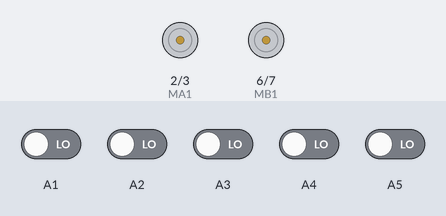
A sketch run on a simulated Arduino Uno, built with avr-gcc and run on an emulated ATmega328P. On the bench: motor-driver pin pairs drawn as motors (green arrow = first pin HIGH = forward, orange = second pin HIGH = backward, longer = more drive, scaled by the enable pin). The inputs (shaded band) are chosen by the test bench; at power-on: A1–5 LOW.

Above: at 2.8 s.
2.9 s: A1 driven HIGH
At 3.6 s:
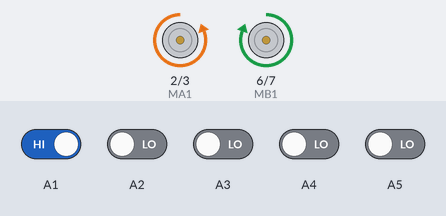
4.5 s: A1 driven LOW
At 6.7 s:
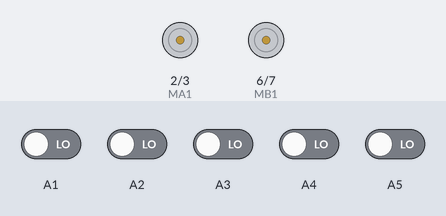
7.0 s: A3 driven HIGH
At 8.3 s:
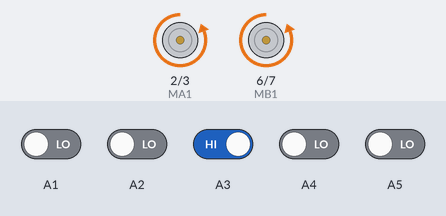
9.0 s: A4 driven HIGH
At 9.4 s:
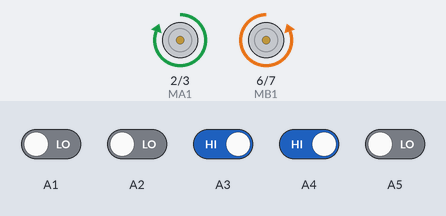
10.5 s: A4 driven LOW
At 11.8 s:
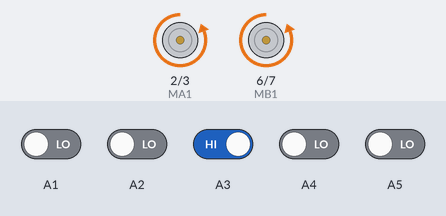
Timing chart, 0 to 13.0 s (numbered marks = the images above; inputs shaded):
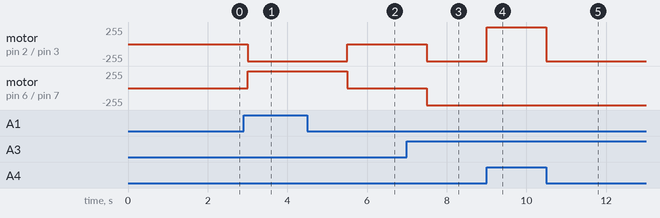

Measured:
- after the input at 2.9 s, motor on pin 2 (MA1) / pin 3 (MA2): stopped → backward 255/255 after 0.10 s; motor on pin 6 (MB1) / pin 7 (MB2): stopped → forward 255/255 after 0.10 s
- after the input at 4.5 s, motor on pin 2 (MA1) / pin 3 (MA2): backward 255/255 → stopped after 1.0 s; motor on pin 6 (MB1) / pin 7 (MB2): forward 255/255 → stopped after 1.0 s
- after the input at 7.0 s, motor on pin 2 (MA1) / pin 3 (MA2), motor on pin 6 (MB1) / pin 7 (MB2): stopped → backward 255/255 after 0.50 s
- after the input at 9.0 s, motor on pin 2 (MA1) / pin 3 (MA2): backward 255/255 → forward 255/255 at once
- after the input at 10.5 s, motor on pin 2 (MA1) / pin 3 (MA2): forward 255/255 → backward 255/255 at once

The sketch:

LineFollowerRobot.ino
```cpp
// LINE FOLLOWER ROBOT PROGRAM
// By: Shubham Kumar

int S1=0,S2=0,S3=0,S4=0,S5=0;
char mem;
void setup() {
pinMode(A1,INPUT);
pinMode(A2,INPUT);
pinMode(A3,INPUT);
pinMode(A4,INPUT);
pinMode(A5,INPUT);

//RIGHT Wheel
pinMode(2,OUTPUT);//MA1
pinMode(3,OUTPUT);//MA2
pinMode(9,OUTPUT);//ENA
//LEFT Wheel
pinMode(6,OUTPUT);//MB1
pinMode(7,OUTPUT);//MB2
pinMode(10,OUTPUT);//ENB
}

void loop() {
  S1=digitalRead(A1);
  S2=digitalRead(A2);
  S3=digitalRead(A3);
  S4=digitalRead(A4);
  S5=digitalRead(A5);


    if(S1+S2+S3+S4+S5==5)
    {
      if(mem='l')//last seen by Left sensor
      {//spin left
    //left wheel back
      analogWrite(10,255);
      digitalWrite(6,1);
      digitalWrite(7,0);
    //right wheel forward
      analogWrite(9,255);
      digitalWrite(2,0);
      digitalWrite(3,1);
        }
        else if(mem='r')//last seen by Right sensor
        {//spin right
    //left wheel forward
         analogWrite(10,255);
         digitalWrite(6,0);
         digitalWrite(7,1);
    //right wheel back
          analogWrite(9,255);
          digitalWrite(2,1);
          digitalWrite(3,0);
          }
      }

     else if(S1+S2+S3+S4==4)//left to cental sensors detecting
  {//spin left
  //left wheel STOP
    analogWrite(10,0);
    digitalWrite(6,0);
    digitalWrite(7,0);
  //right wheel forward
    analogWrite(9,255);
    digitalWrite(2,0);
    digitalWrite(3,1);
    }

    else if(S2+S3+S4+S5==4)//right to central sensor detecting
  {//spin right
  //left wheel forward
    analogWrite(10,255);
    digitalWrite(6,0);
    digitalWrite(7,1);
  //right wheel STOP
    analogWrite(9,0);
    digitalWrite(2,0);
    digitalWrite(3,0);
    }

    else if(S2+S3+S4==3)//CENTRAL sensors detecting
  {//go forward
    analogWrite(10,255);
    digitalWrite(6,0);
    digitalWrite(7,1);
    analogWrite(9,255);
    digitalWrite(2,0);
    digitalWrite(3,1);
    }

    else if(S1+S2+S3==3)//left to cental sensors detecting
  {//spin left
  //left wheel back
    analogWrite(10,255);
    digitalWrite(6,1);
    digitalWrite(7,0);
  //right wheel forward
    analogWrite(9,255);
    digitalWrite(2,0);
    digitalWrite(3,1);
    }

    else if(S3+S4+S5==3)//right to central sensor detecting
  {//spin right
  //left wheel forward
    analogWrite(10,255);
    digitalWrite(6,0);
    digitalWrite(7,1);
  //right wheel back
    analogWrite(9,255);
    digitalWrite(2,1);
    digitalWrite(3,0);
    }

    else if(S2+S3==2)//left & central sensors detecting
  {//spin left
  //left wheel back
    analogWrite(10,255);
    digitalWrite(6,1);
    digitalWrite(7,0);
  //right wheel forward
    analogWrite(9,255);
    digitalWrite(2,0);
    digitalWrite(3,1);
    }

    else if(S3+S4==2)//right sensor detecting
  {//spin right
  //left wheel forward
    analogWrite(10,255);
    digitalWrite(6,0);
    digitalWrite(7,1);
  //right wheel back
    analogWrite(9,255);
    digitalWrite(2,1);
    digitalWrite(3,0);
    }

    else if(S1==1||S2==1)//left sensor(s) detecting
  { mem='l';
    //spin left
  //left wheel back
    analogWrite(10,255);
    digitalWrite(6,1);
    digitalWrite(7,0);
  //right wheel forward
    analogWrite(9,255);
    digitalWrite(2,0);
    digitalWrite(3,1);
    }

    else if(S4==1||S5==1)//right sensor(s) detecting
  { mem='r';
    //spin right
  //left wheel forward
    analogWrite(10,255);
    digitalWrite(6,0);
    digitalWrite(7,1);
  //right wheel back
    analogWrite(9,255);
    digitalWrite(2,1);
    digitalWrite(3,0);
    }

    else if(S3==1)//CENTRAL sensor detecting
  {//go forward
    analogWrite(10,255);
    digitalWrite(6,0);
    digitalWrite(7,1);
    analogWrite(9,255);
    digitalWrite(2,0);
    digitalWrite(3,1);
    }

    else
    {//STOP
      delay(1000);
      analogWrite(9,0);
      digitalWrite(2,0);
      digitalWrite(3,0);
      analogWrite(10,0);
      digitalWrite(6,0);
      digitalWrite(7,0);
      }
}
```
